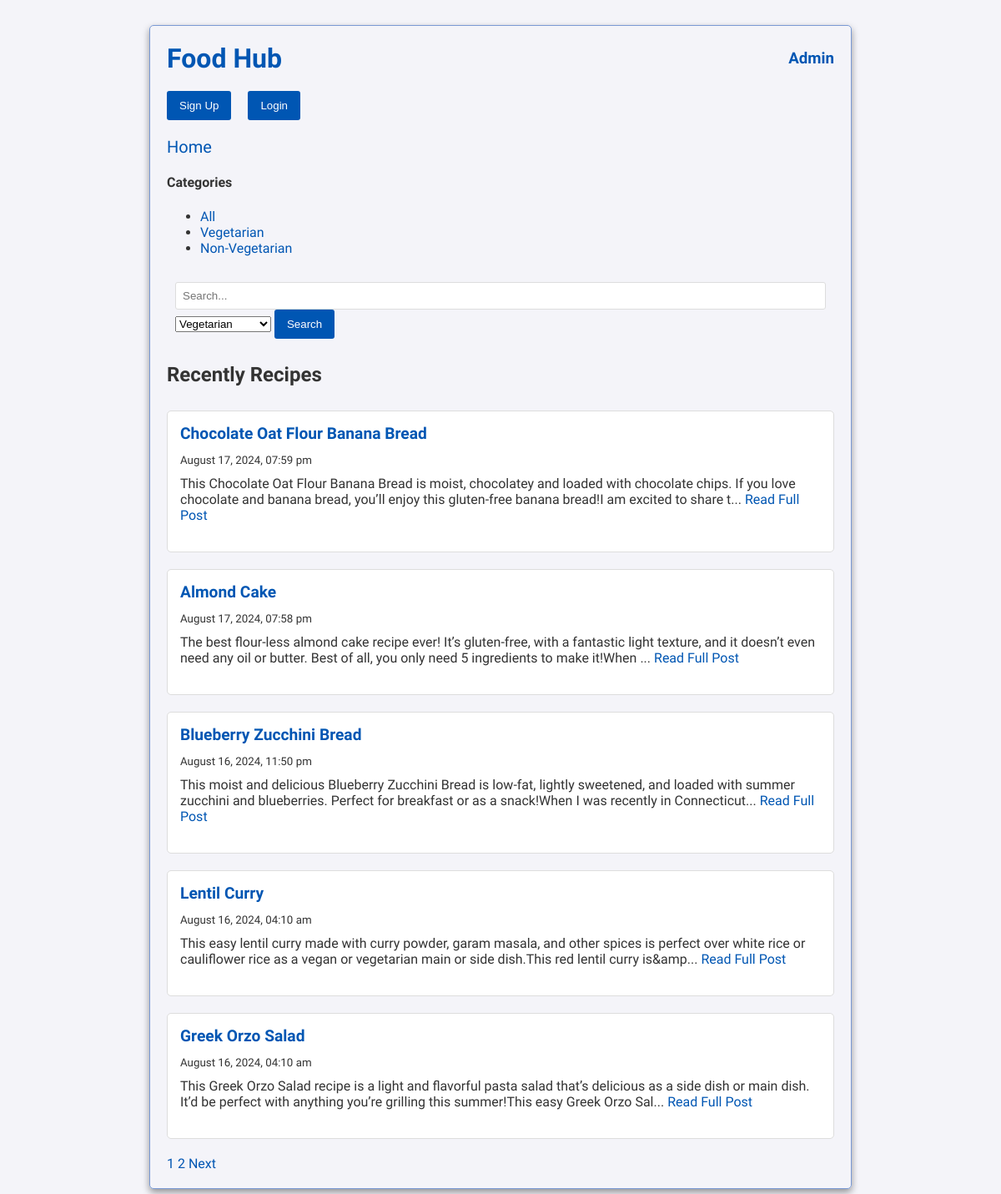
Screenshot of /index.php?category=1 with the database file from the repository.
### tables this page shows
CREATE TABLE `vegetarian` (
  `id` int(11) NOT NULL,
  `name` varchar(100) NOT NULL
);

CREATE TABLE `posts` (
  `id` int(11) NOT NULL,
  `title` varchar(200) NOT NULL,
  `date` timestamp NOT NULL DEFAULT current_timestamp() ON UPDATE current_timestamp(),
  `content` varchar(2000) NOT NULL,
  `vegetarian_id` int(11) DEFAULT NULL,
  `image` varchar(255) DEFAULT NULL
);

### index.php (the view, shortened to what this page needs)
<?php
require('connect.php');
$categoryQuery = "SELECT id, name FROM vegetarian";
$categoryStatement = $db->prepare($categoryQuery);
$categoryStatement->execute();
$categories = $categoryStatement->fetchAll(PDO::FETCH_ASSOC);
$category_id = filter_input(INPUT_GET, 'category', FILTER_VALIDATE_INT);
$search = filter_input(INPUT_GET, 'search', FILTER_SANITIZE_STRING);
$limit = 5;
$page = filter_input(INPUT_GET, 'page', FILTER_VALIDATE_INT) ?: 1;
$offset = ($page - 1) * $limit;
$query = "SELECT id, title, date, content FROM posts WHERE 1=1";
$params = [];
if ($category_id) {
    $query .= " AND vegetarian_id = :category_id";
    $params[':category_id'] = $category_id;
}
$query .= " ORDER BY date DESC LIMIT :limit OFFSET :offset";
$params[':limit'] = $limit;
$params[':offset'] = $offset;
$statement = $db->prepare($query);
foreach ($params as $key => $value) {
    $statement->bindValue($key, $value, is_int($value) ? PDO::PARAM_INT : PDO::PARAM_STR);
}
$statement->execute();
$posts = $statement->fetchAll(PDO::FETCH_ASSOC);
$countQuery = "SELECT COUNT(*) FROM posts WHERE 1=1";
if ($category_id) {
    $countQuery .= " AND vegetarian_id = :category_id";
}
$countStatement = $db->prepare($countQuery);
foreach ($params as $key => $value) {
    if ($key !== ':limit' && $key !== ':offset') {
        $countStatement->bindValue($key, $value, is_int($value) ? PDO::PARAM_INT : PDO::PARAM_STR);
    }
}
$countStatement->execute();
$totalPosts = $countStatement->fetchColumn();
$totalPages = ceil($totalPosts / $limit);
?>
<!DOCTYPE html>
<html lang="en">
<head>
    <link rel="stylesheet" href="main.css">
</head>
<body>
    <div class="head">
        <h1><a href="index.php">Food Hub</a></h1>
        <h3><a href="admin.php">Admin</a></h3>
    </div>
    <div class="signAndLogin">
        <a href="register.php">
            <button type="button">Sign Up</button>
        </a>
        <a href="login.php">
            <button type="button">Login</button>
        </a>
    </div>
    <a class="home" href="index.php">Home</a>
    <div>
        <h4>Categories</h4>
        <ul>
            <li><a href="index.php">All</a></li>
            <?php foreach ($categories as $category): ?>
                <li><a href="index.php?category=<?= $category['id'] ?>"><?= htmlspecialchars($category['name']) ?></a></li>
            <?php endforeach; ?>
        </ul>
    </div>
    <div>
        <form action="index.php" method="get">
            <input type="text" name="search" placeholder="Search...">
            <select name="category">
                <?php foreach ($categories as $category): ?>
                    <option value="<?= $category['id'] ?>" <?= $category_id == $category['id'] ? 'selected' : '' ?>>
                        <?= htmlspecialchars($category['name']) ?>
                    </option>
                <?php endforeach; ?>
            </select>
            <button type="submit">Search</button>
        </form>
    </div>
    <br>
    <h2>Recently Recipes</h2>
    <br>
    <?php foreach ($posts as $post): ?>
        <div class="post">
            <div class="post-header">
                <h3><a
                        href="post.php?id=<?= $post['id'] ?>&slug=<?= strtolower(trim(preg_replace('/[^A-Za-z0-9-]+/', '-', $post['title']), '-')) ?>">
                        <?= htmlspecialchars($post['title']) ?>
                    </a></h3>
            </div>
            <p><small><?= date('F d, Y, h:i a', strtotime($post['date'])) ?></small></p>
            <p>
                <?= nl2br(strlen($post['content']) > 200 ? substr($post['content'], 0, 200) . '...' : htmlspecialchars($post['content'])) ?>
                <?php if (strlen($post['content']) > 200): ?>
                    <a href="post.php?id=<?= $post['id'] ?>">Read Full Post</a>
                <?php endif; ?>
            </p>
            <br>
        </div>
    <?php endforeach; ?>
    <div class="pagination">
        <?php for ($i = 1; $i <= $totalPages; $i++): ?>
            <a href="index.php?search=<?= urlencode($search) ?>&category=<?= $category_id ?>&page=<?= $i ?>" <?= $i == $page ? 'class="active"' : '' ?>><?= $i ?></a>
        <?php endfor; ?>
        <?php if ($page < $totalPages): ?>
            <a href="index.php?search=<?= urlencode($search) ?>&category=<?= $category_id ?>&page=<?= $page + 1 ?>">Next</a>
        <?php endif; ?>
    </div>
</body>
</html>

### main.css (style rules this page uses)
body, h1, h2, h3, p, a, div { margin: 0; padding: 0; font-family: 'Carrois Gothic'; }
body { background-color: #f4f4f9; color: #333; padding: 20px; width: 800px; margin: 30px auto; border: 1px solid rgb(121, 153, 212); border-radius: 5px; box-shadow: 0 4px 8px rgba(0, 0, 0, 0.4); }
h1 { color: #0056b3; margin-bottom: 20px; font-family: 'Carrois Gothic'; }
.head { display: flex; justify-content: space-between; align-items: center; }
.head h1 { margin: 0; }
.head h3 { margin: 0; }
.signAndLogin { display: flex; gap: 20px; justify-content: left; padding: 20px; margin-left: -20px; }
a { color: #0056b3; text-decoration: none; }
form { background-color: transparent; padding: 10px; border: none; box-shadow: none; }
input[type="text"], textarea { width: 100%; padding: 8px; margin-top: 5px; border: 1px solid #ddd; border-radius: 3px; box-sizing: border-box; }
button { background-color: #0056b3; color: #fff; border: none; padding: 10px 15px; border-radius: 3px; cursor: pointer; }
.post { background-color: #fff; padding: 15px; border: 1px solid #ddd; border-radius: 5px; margin-bottom: 20px; }
h2 { color: #333; margin-bottom: 10px; }
h3 { margin-top: 0; color: #0056b3; }
p { margin-top: 10px; }
.home { font-size: 20px; margin-right: 30px; }
.post-header { display: flex; align-items: center; }
.post-header h3 { margin: 0; font-size: 1.2em; margin-right: 10px; }
.post-header a { color: #0056b3; }

### rows the page displays
vegetarian: name "Vegetarian"
vegetarian: name "Non-Vegetarian"
posts: title "Chocolate Oat Flour Banana Bread", date "August 17, 2024, 07:59 pm", content "This Chocolate Oat Flour Banana Bread is moist, chocolatey and loaded with chocolate chips. If you love chocolate and banana bread, you’ll enjoy this gluten-free banana bread!I am excited to share t..."
posts: title "Almond Cake", date "August 17, 2024, 07:58 pm", content "The best flour-less almond cake recipe ever! It’s gluten-free, with a fantastic light texture, and it doesn’t even need any oil or butter. Best of all, you only need 5 ingredients to make it!When ..."
posts: title "Blueberry Zucchini Bread", date "August 16, 2024, 11:50 pm", content "This moist and delicious Blueberry Zucchini Bread is low-fat, lightly sweetened, and loaded with summer zucchini and blueberries. Perfect for breakfast or as a snack!When I was recently in Connecticut..."
posts: title "Lentil Curry", date "August 16, 2024, 04:10 am", content "This easy lentil curry made with curry powder, garam masala, and other spices is perfect over white rice or cauliflower rice as a vegan or vegetarian main or side dish.This red lentil curry is&amp..."
posts: title "Greek Orzo Salad", date "August 16, 2024, 04:10 am", content "This Greek Orzo Salad recipe is a light and flavorful pasta salad that’s delicious as a side dish or main dish. It’d be perfect with anything you’re grilling this summer!This easy Greek Orzo Sal..."

### other values shown
form field category "Vegetarian"
